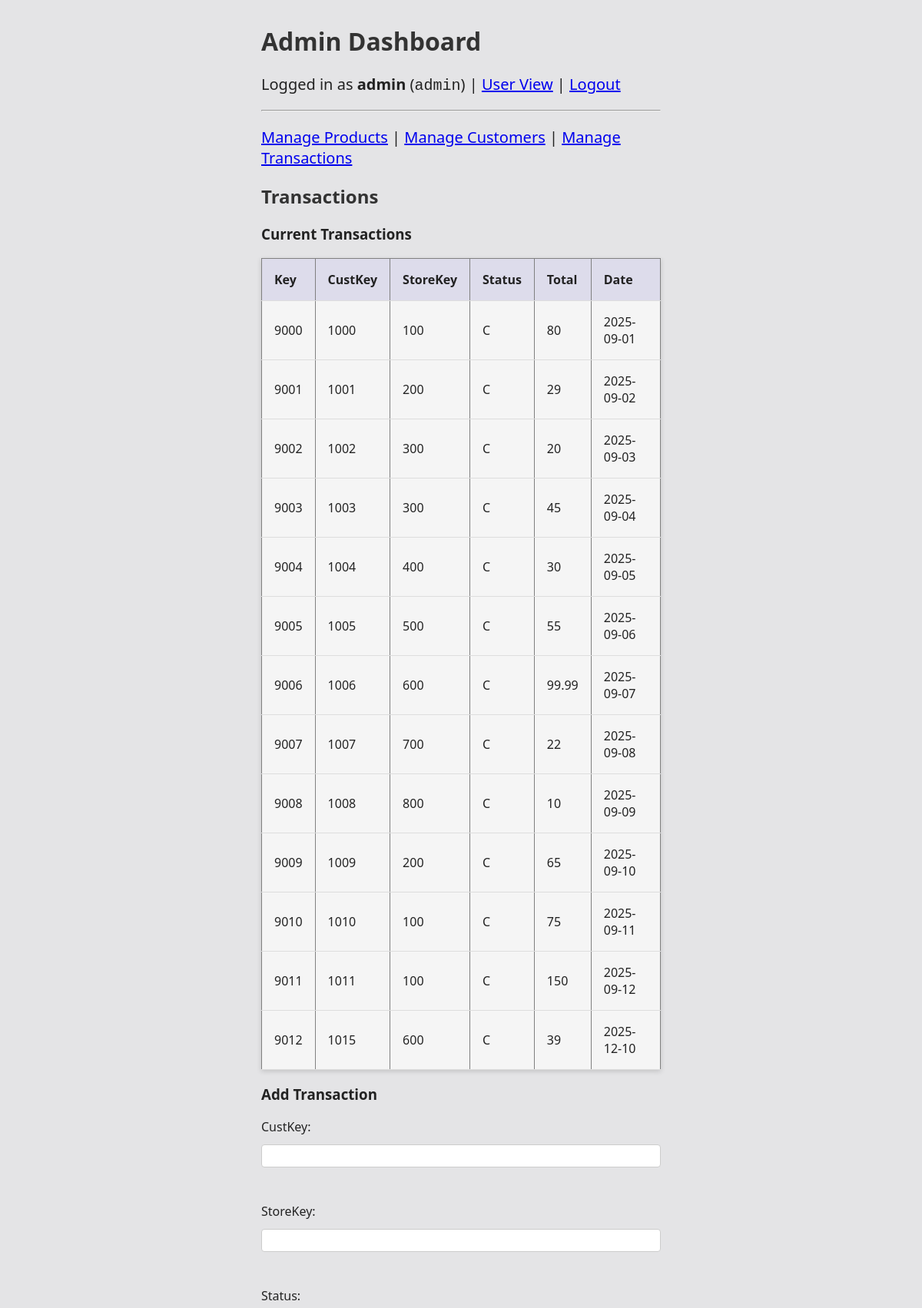
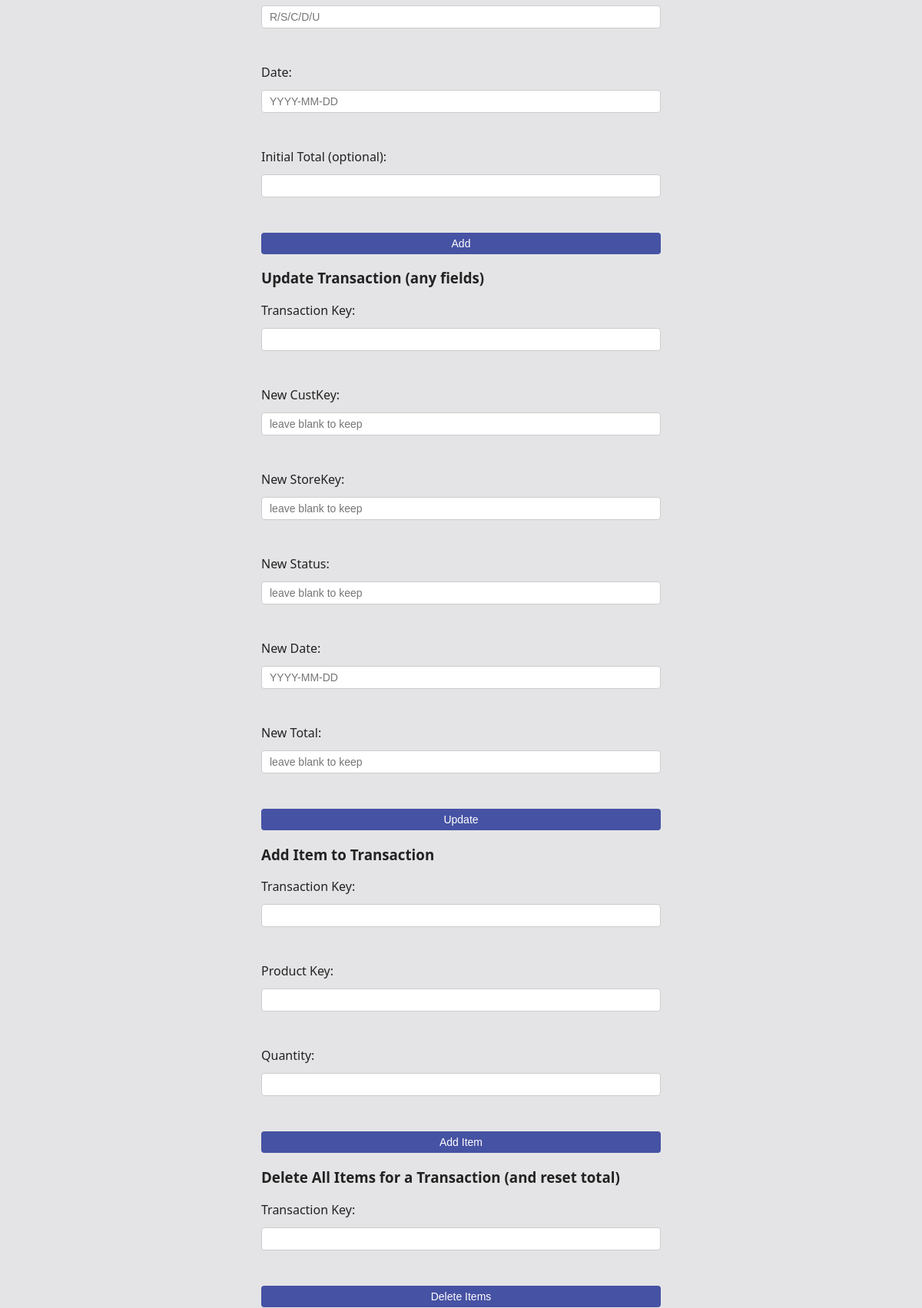
The page /admin/transactions (signed in, upper part) on the database its author committed (2 pictures, top to bottom).
### tables this page shows
CREATE TABLE transactions (
  t_transactionKey decimal(12,0) NOT NULL,
  t_custKey decimal(9,0) NOT NULL,
  t_storeKey decimal (8,0) NOT NULL,
  t_transactionstatus char(1) NOT NULL,
  t_totalpayment decimal(8,2) NOT NULL,
  t_transactiondate date NOT NULL
);

### app.py (the view)
        def wrapped(*args, **kwargs):
            if "user_id" not in session:
                flash("Please log in first.", "error")
                return redirect(url_for("login"))
            if role is not None and session.get("role") != role:
                flash("You are not authorized to view this page.", "error")
                return redirect(url_for("home"))
            return fn(*args, **kwargs)

### app.py (called while the page is built, shortened)
def get_db_connection():
    conn = sqlite3.connect(DB_PATH)
    conn.row_factory = sqlite3.Row
    return conn

def login_required(role=None):
    def decorator(fn):
        def wrapped(*args, **kwargs):
            if "user_id" not in session:
                flash("Please log in first.", "error")
                return redirect(url_for("login"))
            if role is not None and session.get("role") != role:
                flash("You are not authorized to view this page.", "error")
                return redirect(url_for("home"))
            return fn(*args, **kwargs)
        wrapped.__name__ = fn.__name__
        return wrapped
    return decorator

@app.route("/admin/transactions", methods=["GET", "POST"])
@login_required(role="admin")
def admin_transactions():
    conn = get_db_connection()
    cur = conn.cursor()
    cur.execute("""
        SELECT t.t_transactionKey, t.t_custKey, t.t_storeKey,
               t.t_transactionstatus, t.t_totalpayment, t.t_transactiondate
        FROM transactions t
        ORDER BY t.t_transactiondate;
    """)
    transactions = cur.fetchall()
    conn.close()
    return render_template("admin.html", section="transactions", transactions=transactions)

### templates/admin.html (shortened to what this page needs)
{% extends "base.html" %}
{% block body %}
<div class="container">
  <h1>Admin Dashboard</h1>
  <p>
    Logged in as <strong>{{ session.username }}</strong>
    (<code>{{ session.role }}</code>)
    | <a href="{{ url_for('home') }}">User View</a>
    | <a href="{{ url_for('logout') }}">Logout</a>
  </p>
  <hr>
  <p>
    <a href="{{ url_for('admin_products') }}">Manage Products</a> |
    <a href="{{ url_for('admin_customers') }}">Manage Customers</a> |
    <a href="{{ url_for('admin_transactions') }}">Manage Transactions</a>
  </p>
{% if section == "products" %}
  <h2>Products</h2>
  <h3>Current Products</h3>
  <table border="1" cellpadding="4" cellspacing="0">
    <tr>
      <th>Key</th><th>Name</th><th>Category</th><th>Size</th><th>Price</th>
    </tr>
    {% for p in products %}
    <tr>
      <td>{{ p.p_productKey }}</td>
      <td>{{ p.p_name }}</td>
      <td>{{ p.p_category }}</td>
      <td>{{ p.p_size }}</td>
      <td>{{ p.p_price }}</td>
    </tr>
    {% endfor %}
  </table>
  <h3>Add Product</h3>
  <form method="POST" action="{{ url_for('admin_products') }}">
    <input type="hidden" name="action" value="add">
    <label>Name:</label><input name="name"><br>
    <label>Category:</label><input name="category" placeholder="APPAREL/MERCH/STAT/TECH"><br>
    <label>Size:</label><input name="size" placeholder="S/M/L"><br>
    <label>Price:</label><input type="number" step="0.01" name="price"><br>
    <button type="submit">Add</button>
  </form>
  <h3>Update Product (any fields)</h3>
  <form method="POST" action="{{ url_for('admin_products') }}">
    <input type="hidden" name="action" value="update">
    <label>Product Key:</label><input name="productKey"><br>
    <label>New Name:</label><input name="name" placeholder="leave blank to keep"><br>
    <label>New Category:</label><input name="category" placeholder="leave blank to keep"><br>
    <label>New Size:</label><input name="size" placeholder="leave blank to keep"><br>
    <label>New Price:</label><input type="number" step="0.01" name="price" placeholder="leave blank to keep"><br>
    <button type="submit">Update</button>
  </form>
  <h3>Delete Product</h3>
  <form method="POST" action="{{ url_for('admin_products') }}">
    <input type="hidden" name="action" value="delete">
    <label>Product Key:</label><input name="productKey"><br>
    <button type="submit">Delete</button>
  </form>
{% elif section == "transactions" %}
  <h2>Transactions</h2>
  <h3>Current Transactions</h3>
  <table border="1" cellpadding="4" cellspacing="0">
    <tr>
      <th>Key</th><th>CustKey</th><th>StoreKey</th><th>Status</th><th>Total</th><th>Date</th>
    </tr>
    {% for t in transactions %}
    <tr>
      <td>{{ t.t_transactionKey }}</td>
      <td>{{ t.t_custKey }}</td>
      <td>{{ t.t_storeKey }}</td>
      <td>{{ t.t_transactionstatus }}</td>
      <td>{{ t.t_totalpayment }}</td>
      <td>{{ t.t_transactiondate }}</td>
    </tr>
    {% endfor %}
  </table>
  <h3>Add Transaction</h3>
  <form method="POST" action="{{ url_for('admin_transactions') }}">
    <label>CustKey:</label><input name="custKey"><br>
    <label>StoreKey:</label><input name="storeKey"><br>
    <label>Status:</label><input name="status" placeholder="R/S/C/D/U"><br>
    <label>Date:</label><input name="date" placeholder="YYYY-MM-DD"><br>
    <label>Initial Total (optional):</label><input type="number" step="0.01" name="total"><br>
    <button type="submit">Add</button>
  </form>
  <h3>Update Transaction (any fields)</h3>
  <form method="POST" action="{{ url_for('admin_transactions') }}">
    <label>Transaction Key:</label><input name="transKey"><br>
    <label>New CustKey:</label><input name="custKey" placeholder="leave blank to keep"><br>
    <label>New StoreKey:</label><input name="storeKey" placeholder="leave blank to keep"><br>
    <label>New Status:</label><input name="status" placeholder="leave blank to keep"><br>
    <label>New Date:</label><input name="date" placeholder="YYYY-MM-DD"><br>
    <label>New Total:</label><input type="number" step="0.01" name="total" placeholder="leave blank to keep"><br>
    <button type="submit">Update</button>
  </form>
  <h3>Add Item to Transaction</h3>
  <form method="POST" action="{{ url_for('admin_transactions') }}">
    <label>Transaction Key:</label><input name="transKey"><br>
    <label>Product Key:</label><input name="productKey"><br>
    <label>Quantity:</label><input name="quantity"><br>
    <button type="submit">Add Item</button>
  </form>
  <h3>Delete All Items for a Transaction (and reset total)</h3>
  <form method="POST" action="{{ url_for('admin_transactions') }}">
    <label>Transaction Key:</label><input name="transKey"><br>
    <button type="submit">Delete Items</button>
  </form>
  {% else %}
    <p>Select a section above to manage Products, Customers, or Transactions.</p>
  {% endif %}
</div>
{% endblock %}

### static/styles.css (style rules this page uses)
body { font-family: system-ui, Arial, sans-serif; background-color: #f5f5f5; background-color: #e4e4e6; color: #222; margin: 0; padding: 0; }
.container { max-width: 60vw; min-height: 50vh; margin-top: 5rem; margin: 0 auto; }
h1, h2 { color: #333; }
p { font-size: 20px; }
input { padding: 6px 10px; border: 1px solid #ccc; border-radius: 4px; font-size: 14px; }
button { background-color: #4652a3; color: white; border: none; border-radius: 4px; padding: 6px 12px; cursor: pointer; font-size: 14px; }
table { width: 100%; border-collapse: collapse; margin-top: 12px; overflow: hidden; background-color: #f5f5f5; box-shadow: 0 2px 6px rgba(59, 59, 59, 0.2); }
th, td { text-align: left; padding: 8px; padding: 1rem; border-bottom: 1px solid #ddd; }
th { background-color: #f0f0f0; background-color: #dddceb; }

### templates/base.html (style rules this page uses)
body { font-family: system-ui, Arial, sans-serif; margin: 2rem; }
.container { max-width: 520px; margin: 0 auto; }
form { display:grid; gap:.75rem }

### rows shown on the page
transactions: t_transactionKey "9000", t_custKey "1000", t_storeKey "100", t_transactionstatus "C", t_totalpayment "80", t_transactiondate "2025-09-01"
transactions: t_transactionKey "9001", t_custKey "1001", t_storeKey "200", t_transactionstatus "C", t_totalpayment "29", t_transactiondate "2025-09-02"
transactions: t_transactionKey "9002", t_custKey "1002", t_storeKey "300", t_transactionstatus "C", t_totalpayment "20", t_transactiondate "2025-09-03"
transactions: t_transactionKey "9003", t_custKey "1003", t_storeKey "300", t_transactionstatus "C", t_totalpayment "45", t_transactiondate "2025-09-04"
transactions: t_transactionKey "9004", t_custKey "1004", t_storeKey "400", t_transactionstatus "C", t_totalpayment "30", t_transactiondate "2025-09-05"
transactions: t_transactionKey "9005", t_custKey "1005", t_storeKey "500", t_transactionstatus "C", t_totalpayment "55", t_transactiondate "2025-09-06"
transactions: t_transactionKey "9006", t_custKey "1006", t_storeKey "600", t_transactionstatus "C", t_totalpayment "99.99", t_transactiondate "2025-09-07"
transactions: t_transactionKey "9007", t_custKey "1007", t_storeKey "700", t_transactionstatus "C", t_totalpayment "22", t_transactiondate "2025-09-08"
transactions: t_transactionKey "9008", t_custKey "1008", t_storeKey "800", t_transactionstatus "C", t_totalpayment "10", t_transactiondate "2025-09-09"
transactions: t_transactionKey "9009", t_custKey "1009", t_storeKey "200", t_transactionstatus "C", t_totalpayment "65", t_transactiondate "2025-09-10"
transactions: t_transactionKey "9010", t_custKey "1010", t_storeKey "100", t_transactionstatus "C", t_totalpayment "75", t_transactiondate "2025-09-11"
transactions: t_transactionKey "9011", t_custKey "1011", t_storeKey "100", t_transactionstatus "C", t_totalpayment "150", t_transactiondate "2025-09-12"
transactions: t_transactionKey "9012", t_custKey "1015", t_storeKey "600", t_transactionstatus "C", t_totalpayment "39", t_transactiondate "2025-12-10"

### other values the page prints
{{ session.username }} "admin"
{{ session.role }} "admin"
